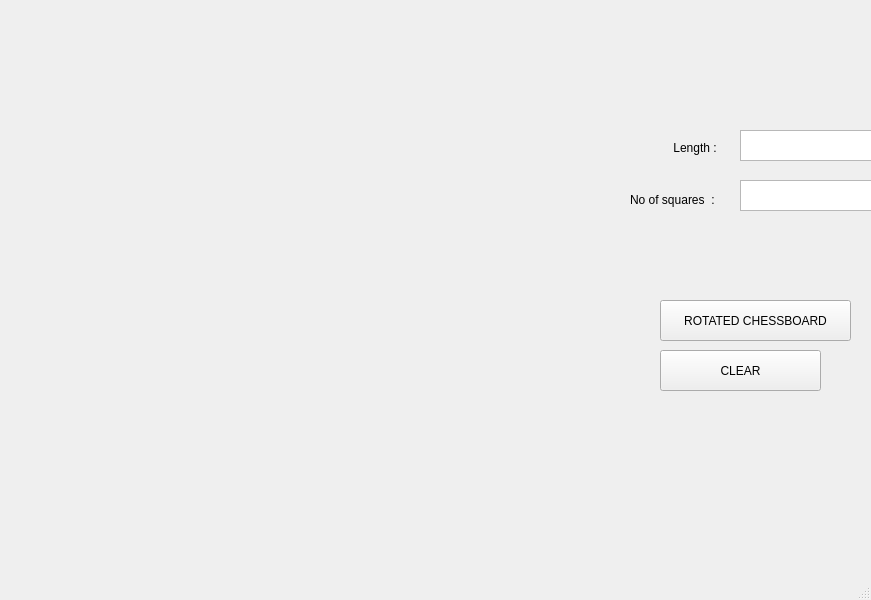
<?xml version="1.0" encoding="UTF-8"?>
<ui version="4.0">
 <class>MainWindow</class>
 <widget class="QMainWindow" name="MainWindow">
  <property name="geometry">
   <rect>
    <x>0</x>
    <y>0</y>
    <width>871</width>
    <height>600</height>
   </rect>
  </property>
  <property name="windowTitle">
   <string>MainWindow</string>
  </property>
  <widget class="QWidget" name="centralwidget">
   <widget class="QLabel" name="label">
    <property name="geometry">
     <rect>
      <x>0</x>
      <y>0</y>
      <width>600</width>
      <height>600</height>
     </rect>
    </property>
    <property name="text">
     <string/>
    </property>
   </widget>
   <widget class="QLabel" name="label_2">
    <property name="geometry">
     <rect>
      <x>670</x>
      <y>140</y>
      <width>91</width>
      <height>16</height>
     </rect>
    </property>
    <property name="text">
     <string> Length :</string>
    </property>
   </widget>
   <widget class="QLabel" name="label_3">
    <property name="geometry">
     <rect>
      <x>660</x>
      <y>60</y>
      <width>191</width>
      <height>16</height>
     </rect>
    </property>
    <property name="text">
     <string/>
    </property>
   </widget>
   <widget class="QTextEdit" name="textEdit">
    <property name="geometry">
     <rect>
      <x>740</x>
      <y>130</y>
      <width>151</width>
      <height>31</height>
     </rect>
    </property>
   </widget>
   <widget class="QPushButton" name="pushButton">
    <property name="geometry">
     <rect>
      <x>660</x>
      <y>300</y>
      <width>191</width>
      <height>41</height>
     </rect>
    </property>
    <property name="text">
     <string>ROTATED CHESSBOARD</string>
    </property>
   </widget>
   <widget class="QPushButton" name="pushButton_2">
    <property name="geometry">
     <rect>
      <x>660</x>
      <y>350</y>
      <width>161</width>
      <height>41</height>
     </rect>
    </property>
    <property name="text">
     <string>CLEAR</string>
    </property>
   </widget>
   <widget class="QLabel" name="label_4">
    <property name="geometry">
     <rect>
      <x>630</x>
      <y>190</y>
      <width>131</width>
      <height>20</height>
     </rect>
    </property>
    <property name="text">
     <string>No of squares  :</string>
    </property>
   </widget>
   <widget class="QTextEdit" name="textEdit_2">
    <property name="geometry">
     <rect>
      <x>740</x>
      <y>180</y>
      <width>151</width>
      <height>31</height>
     </rect>
    </property>
   </widget>
  </widget>
  <widget class="QMenuBar" name="menubar">
   <property name="geometry">
    <rect>
     <x>0</x>
     <y>0</y>
     <width>871</width>
     <height>22</height>
    </rect>
   </property>
  </widget>
  <widget class="QStatusBar" name="statusbar"/>
 </widget>
 <resources/>
 <connections/>
</ui>
